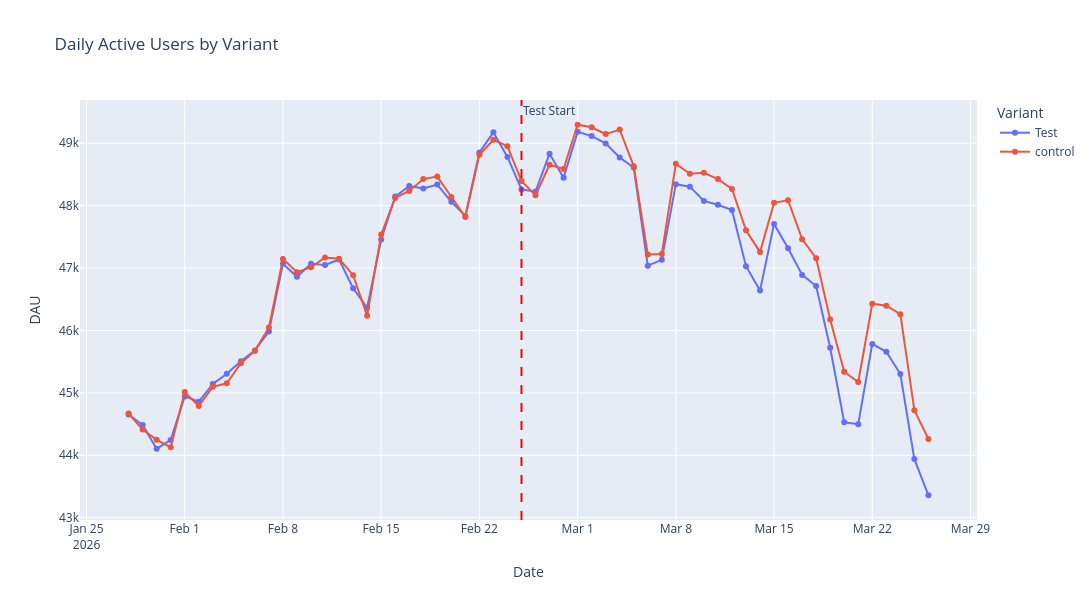

Notebook code cell kept with this figure:
### Code cell
import plotly.express as px

fig = px.line(data_metrics_dau, x='dt', y='dau', color='variant', 
              title='Daily Active Users by Variant',
              labels={'dt': 'Date', 'dau': 'DAU', 'variant': 'Variant'},
              markers=True,
              width=1200,
              height=600)

fig.add_vline(
    x=pd.Timestamp('2026-02-25').timestamp() * 1000, 
    line_dash='dash', 
    line_color='red', 
    annotation_text='Test Start', 
    annotation_position='top right')

fig.show()

### Figure 1 — Plotly figure (JSON) as saved in the notebook; plotly's stock layout.template omitted (floating-point values rounded to 4 significant figures)
{"data": [{"hovertemplate": "Variant=Test<br>Date=%{x}<br>DAU=%{y}<extra></extra>", "legendgroup": "Test", "line": {"color": "#636efa", "dash": "solid"}, "marker": {"symbol": "circle"}, "mode": "lines+markers", "name": "Test", "orientation": "v", "showlegend": true, "type": "scatter", "x": ["2026-01-28", "2026-01-29", "2026-01-30", "2026-01-31", "2026-02-01", "2026-02-02", "2026-02-03", "2026-02-04", "2026-02-05", "2026-02-06", "2026-02-07", "2026-02-08", "2026-02-09", "2026-02-10", "2026-02-11", "2026-02-12", "2026-02-13", "2026-02-14", "2026-02-15", "2026-02-16", "2026-02-17", "2026-02-18", "2026-02-19", "2026-02-20", "2026-02-21", "2026-02-22", "2026-02-23", "2026-02-24", "2026-02-25", "2026-02-26", "2026-02-27", "2026-02-28", "2026-03-01", "2026-03-02", "2026-03-03", "2026-03-04", "2026-03-05", "2026-03-06", "2026-03-07", "2026-03-08", "2026-03-09", "2026-03-10", "2026-03-11", "2026-03-12", "2026-03-13", "2026-03-14", "2026-03-15", "2026-03-16", "2026-03-17", "2026-03-18", "2026-03-19", "2026-03-20", "2026-03-21", "2026-03-22", "2026-03-23", "2026-03-24", "2026-03-25", "2026-03-26"], "xaxis": "x", "y": [44652, 44486, 44103, 44245, 44943, 44859, 45143, 45305, 45506, 45680, 45983, 47070, 46860, 47069, 47048, 47137, 46677, 46363, 47458, 48145, 48314, 48276, 48337, 48062, 47835, 48853, 49174, 48780, 48260, 48225, 48832, 48447, 49182, 49114, 48997, 48771, 48609, 47038, 47131, 48344, 48304, 48076, 48013, 47930, 47029, 46638, 47707, 47318, 46890, 46712, 45722, 44529, 44497, 45784, 45657, 45302, 43938, 43359], "yaxis": "y"}, {"hovertemplate": "Variant=control<br>Date=%{x}<br>DAU=%{y}<extra></extra>", "legendgroup": "control", "line": {"color": "#EF553B", "dash": "solid"}, "marker": {"symbol": "circle"}, "mode": "lines+markers", "name": "control", "orientation": "v", "showlegend": true, "type": "scatter", "x": ["2026-01-28", "2026-01-29", "2026-01-30", "2026-01-31", "2026-02-01", "2026-02-02", "2026-02-03", "2026-02-04", "2026-02-05", "2026-02-06", "2026-02-07", "2026-02-08", "2026-02-09", "2026-02-10", "2026-02-11", "2026-02-12", "2026-02-13", "2026-02-14", "2026-02-15", "2026-02-16", "2026-02-17", "2026-02-18", "2026-02-19", "2026-02-20", "2026-02-21", "2026-02-22", "2026-02-23", "2026-02-24", "2026-02-25", "2026-02-26", "2026-02-27", "2026-02-28", "2026-03-01", "2026-03-02", "2026-03-03", "2026-03-04", "2026-03-05", "2026-03-06", "2026-03-07", "2026-03-08", "2026-03-09", "2026-03-10", "2026-03-11", "2026-03-12", "2026-03-13", "2026-03-14", "2026-03-15", "2026-03-16", "2026-03-17", "2026-03-18", "2026-03-19", "2026-03-20", "2026-03-21", "2026-03-22", "2026-03-23", "2026-03-24", "2026-03-25", "2026-03-26"], "xaxis": "x", "y": [44669, 44412, 44247, 44129, 45012, 44790, 45096, 45153, 45475, 45674, 46047, 47144, 46934, 47013, 47169, 47148, 46886, 46237, 47536, 48123, 48234, 48425, 48465, 48140, 47817, 48815, 49056, 48953, 48394, 48165, 48654, 48588, 49296, 49256, 49146, 49218, 48631, 47217, 47226, 48672, 48510, 48525, 48425, 48267, 47605, 47255, 48046, 48086, 47463, 47157, 46177, 45338, 45173, 46428, 46397, 46261, 44722, 44261], "yaxis": "y"}], "layout": {"annotations": [{"showarrow": false, "text": "Test Start", "x": 1771977600000, "xanchor": "left", "xref": "x", "y": 1, "yanchor": "top", "yref": "y domain"}], "height": 600, "legend": {"title": {"text": "Variant"}, "tracegroupgap": 0}, "shapes": [{"line": {"color": "red", "dash": "dash"}, "type": "line", "x0": 1771977600000, "x1": 1771977600000, "xref": "x", "y0": 0, "y1": 1, "yref": "y domain"}], "title": {"text": "Daily Active Users by Variant"}, "width": 1200, "xaxis": {"anchor": "y", "domain": [0, 1], "title": {"text": "Date"}}, "yaxis": {"anchor": "x", "domain": [0, 1], "title": {"text": "DAU"}}}}
